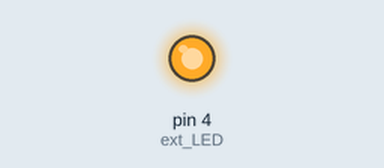
Simulated run of this sketch. Board: Arduino Uno, built with avr-gcc and run on an emulated ATmega328P. Parts: output pins drawn as LEDs (lit = HIGH).

Above: at 0.6 s.
At 2.5 s:
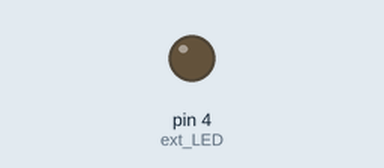
Timing chart, 0 to 6.6 s (numbered marks = the images above):
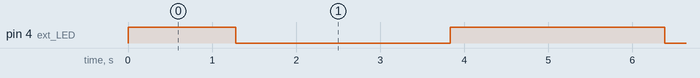

The sketch:

exercise_5.ino
```cpp
//Exercise 5: LED brightness control with analogWrite() and For loops
int ext_LED = 4; //analog output pin
int val;

void setup() {
  pinMode(ext_LED, OUTPUT);
}

void loop() {
  for (val=255; val>0;val--)
  {
    analogWrite(ext_LED,val);
    delay(10);
  }
  for (val=0; val<255; val++)
  {
    analogWrite(ext_LED,val);
    delay(10);
  }
}
```

Measured:
- by itself, pin 4 (ext_LED): repeats every 5.1 s: LOW 2.6 s, HIGH 2.6 s
